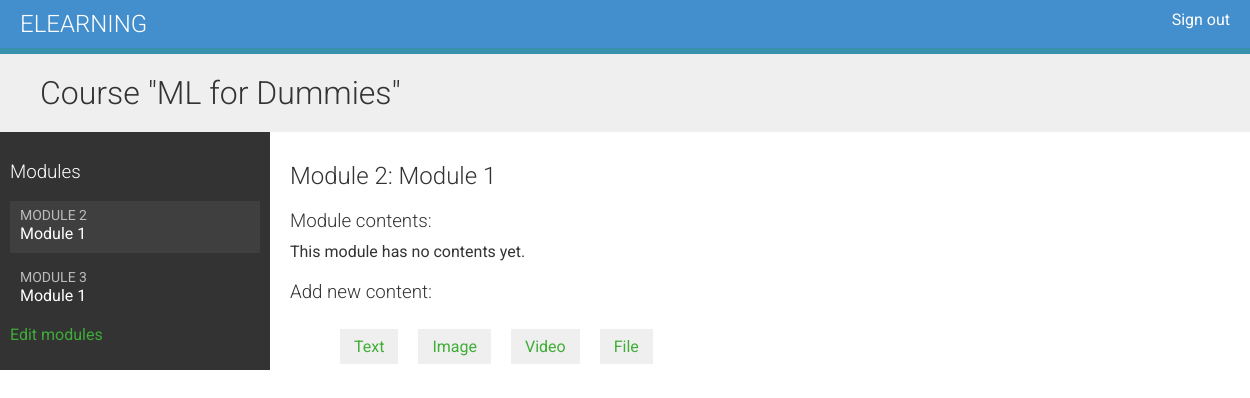
The page /course/module/1/ (signed in) on the database its author committed.
### courses/models.py (models this page shows, shortened)
class Course(models.Model):
    instructor = models.ForeignKey(User, related_name='courses_created', on_delete=models.CASCADE)
    subject = models.ForeignKey(Subject, related_name='courses', on_delete=models.CASCADE)
    title = models.CharField(max_length=150)
    slug = models.SlugField(max_length=200, unique=True)
    overview = models.TextField()
    created = models.DateTimeField(auto_now_add=True)
    students = models.ManyToManyField(User, related_name='courses_enrolled', blank=True)
    class Meta:
        ordering = ['-created']

class Module(models.Model):
    course = models.ForeignKey(Course, related_name='modules', on_delete=models.CASCADE)
    title = models.CharField(max_length=150)
    description = models.TextField(blank=True)
    order = OrderField(blank=True, for_fields=['course'])
    class Meta:
        ordering = ['order']

### courses/views.py (the view)
# urls.py: path('module/<int:module_id>/', ModuleContentListView.as_view(), name='module_content_list'),
class ModuleContentListView(TemplateResponseMixin, View):
    template_name = 'courses/module_content_list.html'
    def get(self, request, module_id):
        module = get_object_or_404 (Module, id=module_id,
                                    course__instructor=request.user)
        return self.render_to_response({'module': module})

### templates/courses/module_content_list.html (shortened to what this page needs)
{% extends "_base.html" %}
{% load course %}
{% block content %}
  {% with course=module.course %}
    <h1>Course "{{ course.title }}"</h1>
    <div class="contents">
      <h3>Modules</h3>
      <ul id="modules">
        {% for mod in course.modules.all %}
          <li data-id="{{ mod.id }}" {% if mod == module %}
           class="selected"{% endif %}>
            <a href="{% url 'module_content_list' mod.id %}">
              <span>
                Module <span class="order">{{ mod.order|add:1}}</span>
              </span>
              <br>
              {{ mod.title }}
            </a>
          </li>
        {% empty %}
          <li>No modules yet.</li>
        {% endfor %}
      </ul>
      <p><a href="{% url 'course_module_update' course.id %}">
      Edit modules</a></p>
    </div>
    <div class="module">
      <h2>Module {{ module.order|add:1 }}: {{ module.title }}</h2>
      <h3>Module contents:</h3>
      <div id="module-contents">
        {% for item in module.contents.all %}
          <div data-id="{{ item.id }}">
            {% with content=item.content %}
              <p>{{ content }} ({{ content|model_name }})</p>
              <a href="{% url 'module_content_update' module.id content|model_name content.id %}">Edit</a>
              <form action="{% url 'module_content_delete' item.id %}" method="post">
                <input type="submit" value="Delete">
                {% csrf_token %}
              </form>
            {% endwith %}
          </div>
        {% empty %}
          <p>This module has no contents yet.</p>
        {% endfor %}
      </div>
      <h3>Add new content:</h3>
      <ul class="content-types">
        <li><a href="{% url 'module_content_create' module.id 'text' %}">Text</a></li>
        <li><a href="{% url 'module_content_create' module.id 'image' %}">Image</a></li>
        <li><a href="{% url 'module_content_create' module.id  'video' %}">Video</a></li>
        <li><a href="{% url 'module_content_create' module.id 'file' %}">File</a></li>
      </ul>
    </div>
  {% endwith %}
{% endblock %}

### static/css/base.css (style rules this page uses)
body { margin:0; font-family:'Roboto', sans-serif; font-weight:400; color:#333; }
a { color:#3fad37; text-decoration:none; }
ul { float:left; }
h1, h2, h3, h4, h5, h6 { font-family:'Roboto', sans-serif; font-weight:300; }
h1 { background:#efefef; width:100%; overflow:auto; padding:20px 0 20px 40px; margin:0; }
.module { padding:10px 20px; float:left; width:600px; }
.module h3 { margin:20px 0 0; padding:0; width:100%; }
.module p { margin:10px 0 20px; width:100%; float:left; }
.contents { width:20%; padding:10px; float:left; background:#333; color: #fff; font-family:'Roboto', sans-serif; }
.contents ul { list-style:none; margin:0; padding:0; width:100%; }
.contents ul li { margin:0 0 10px 0; padding:4px 10px 10px; overflow:auto; cursor:move; }
.contents ul li.selected { background:#3f3f3f; }
.contents ul span { text-transform:uppercase; color:#bbb; font-size:14px; }
.contents ul a { display:block; color:#fff; text-decoration:none; }
ul.content-types li { list-style:none; float:left; margin:10px; background:#efefef; padding:8px 14px; }

### rows shown on the page
Course: title "ML for Dummies"
Module: order|add "2", title "Module 1"
Module: order|add "3", title "Module 1"
